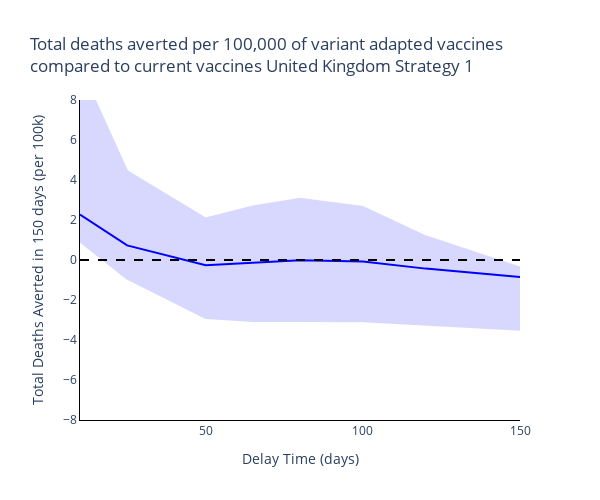
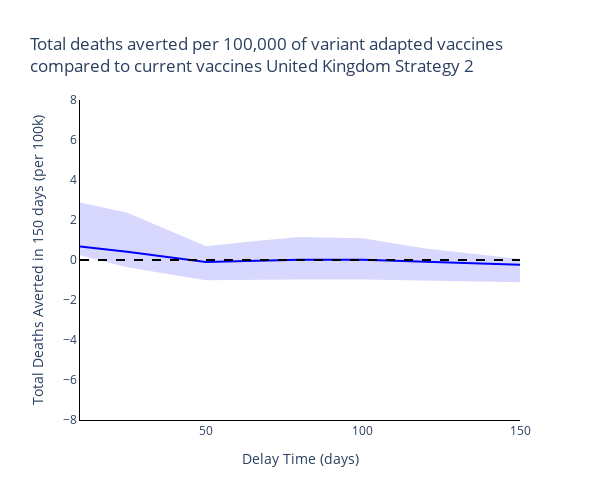
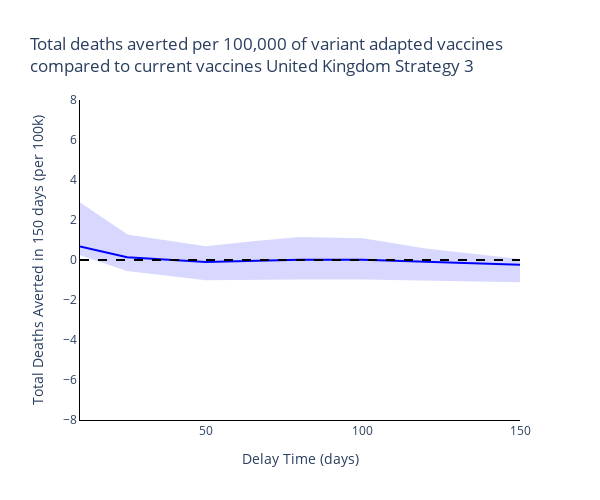
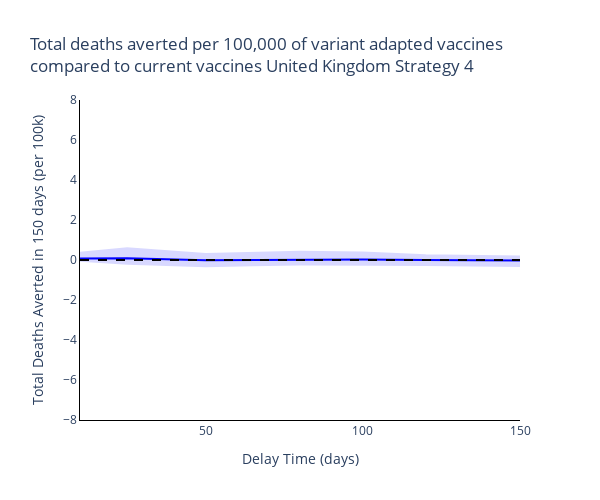

The notebook cell saved with these charts, in order:
### Markdown cell above
## Summary Figures
### Time of switch from current to variant adapted vaccines

### Code cell
new_scenario_names = ['Strategy {}'.format(s+1) for s, scenario in enumerate(scenario_names[:-1])] + [scenario_names[-1]]

# Plot for each region
for r, reg in enumerate(regions):
    # Plot for each boosting scenario
    for s, scenario in enumerate(new_scenario_names):
        fig = go.Figure()
        fig.add_trace(
            go.Scatter(
                y=[np.sum(delayed_total_deaths_averted20_mean[r][dt, s, :]) for dt, delay_time in enumerate(delay_times)],
                x=delay_times,
                mode='lines',
                name='Variant-adapted vaccine with delay',
                line=dict(
                    color=colours[r]),
                showlegend=False
            )
        )

        fig.add_trace(
            go.Scatter(
                y=[np.sum(delayed_total_deaths_averted20_upper[r][dt, s, :]) for dt, delay_time in enumerate(delay_times)] + [np.sum(delayed_total_deaths_averted20_lower[r][dt, s, :]) for dt, delay_time in enumerate(delay_times)][::-1],
                x=delay_times + delay_times[::-1],
                mode='lines',
                name='Variant-adapted vaccine with delay',
                fill='toself',
                fillcolor=colours[r],
                line_color=colours[r],
                opacity=0.15,
                showlegend=False
            )
        )

        fig.add_trace(
            go.Scatter(
                y=[0] * len(delay_times),
                x=delay_times,
                mode='lines',
                line=dict(
                    color='black',
                    dash='dash'),
                showlegend=False
            )
        )

        # Add axis labels
        fig.update_layout(
            boxmode='group',
            title='Total deaths averted per 100,000 of variant adapted vaccines<br>compared to current vaccines {} {}'.format(reg, scenario),
            width=600,
            height=500,
            plot_bgcolor='white',
            xaxis=dict(
                linecolor='black',
                title='Delay Time (days)'
                ),
            yaxis=dict(
                linecolor='black',
                title='Total Deaths Averted in 150 days (per 100k)',
                range=[-8, 8]),
            hovermode='x unified'
            )

        fig.write_image('images/report5_time_switch_vaccine_type/Time of switch from current to variant adapted vaccines {} {} {}.pdf'.format(reg, scenario, 20))
        fig.show()

### Figure 1 — Plotly figure (JSON) as saved in the notebook; plotly's stock layout.template omitted (floating-point values rounded to 4 significant figures)
{"data": [{"line": {"color": "blue"}, "mode": "lines", "name": "Variant-adapted vaccine with delay", "showlegend": false, "type": "scatter", "x": [10, 25, 50, 65, 80, 100, 120, 150], "y": [2.27, 0.7315, -0.261, -0.1297, -0.0173, -0.07412, -0.4308, -0.855]}, {"fill": "toself", "fillcolor": "blue", "line": {"color": "blue"}, "mode": "lines", "name": "Variant-adapted vaccine with delay", "opacity": 0.15, "showlegend": false, "type": "scatter", "x": [10, 25, 50, 65, 80, 100, 120, 150, 150, 120, 100, 80, 65, 50, 25, 10], "y": [9.648, 4.447, 2.071, 2.681, 3.062, 2.653, 1.185, -0.3801, -3.492, -3.224, -3.057, -3.044, -3.047, -2.9, -0.9384, 0.9323]}, {"line": {"color": "black", "dash": "dash"}, "mode": "lines", "showlegend": false, "type": "scatter", "x": [10, 25, 50, 65, 80, 100, 120, 150], "y": [0, 0, 0, 0, 0, 0, 0, 0]}], "layout": {"boxmode": "group", "height": 500, "hovermode": "x unified", "plot_bgcolor": "white", "title": {"text": "Total deaths averted per 100,000 of variant adapted vaccines<br>compared to current vaccines United Kingdom Strategy 1"}, "width": 600, "xaxis": {"linecolor": "black", "title": {"text": "Delay Time (days)"}}, "yaxis": {"linecolor": "black", "range": [-8, 8], "title": {"text": "Total Deaths Averted in 150 days (per 100k)"}}}}

### Figure 2 — Plotly figure (JSON) as saved in the notebook; plotly's stock layout.template omitted (floating-point values rounded to 4 significant figures)
{"data": [{"line": {"color": "blue"}, "mode": "lines", "name": "Variant-adapted vaccine with delay", "showlegend": false, "type": "scatter", "x": [10, 25, 50, 65, 80, 100, 120, 150], "y": [0.6802, 0.4068, -0.09399, -0.03427, 0.01584, 0.009446, -0.1032, -0.2359]}, {"fill": "toself", "fillcolor": "blue", "line": {"color": "blue"}, "mode": "lines", "name": "Variant-adapted vaccine with delay", "opacity": 0.15, "showlegend": false, "type": "scatter", "x": [10, 25, 50, 65, 80, 100, 120, 150, 150, 120, 100, 80, 65, 50, 25, 10], "y": [2.825, 2.315, 0.638, 0.8873, 1.094, 1.031, 0.5232, 0.002313, -1.06, -0.9699, -0.9213, -0.9195, -0.94, -0.963, -0.3196, 0.2853]}, {"line": {"color": "black", "dash": "dash"}, "mode": "lines", "showlegend": false, "type": "scatter", "x": [10, 25, 50, 65, 80, 100, 120, 150], "y": [0, 0, 0, 0, 0, 0, 0, 0]}], "layout": {"boxmode": "group", "height": 500, "hovermode": "x unified", "plot_bgcolor": "white", "title": {"text": "Total deaths averted per 100,000 of variant adapted vaccines<br>compared to current vaccines United Kingdom Strategy 2"}, "width": 600, "xaxis": {"linecolor": "black", "title": {"text": "Delay Time (days)"}}, "yaxis": {"linecolor": "black", "range": [-8, 8], "title": {"text": "Total Deaths Averted in 150 days (per 100k)"}}}}

### Figure 3 — Plotly figure (JSON) as saved in the notebook; plotly's stock layout.template omitted (floating-point values rounded to 4 significant figures)
{"data": [{"line": {"color": "blue"}, "mode": "lines", "name": "Variant-adapted vaccine with delay", "showlegend": false, "type": "scatter", "x": [10, 25, 50, 65, 80, 100, 120, 150], "y": [0.6802, 0.137, -0.09399, -0.03427, 0.01584, 0.009446, -0.1032, -0.2359]}, {"fill": "toself", "fillcolor": "blue", "line": {"color": "blue"}, "mode": "lines", "name": "Variant-adapted vaccine with delay", "opacity": 0.15, "showlegend": false, "type": "scatter", "x": [10, 25, 50, 65, 80, 100, 120, 150, 150, 120, 100, 80, 65, 50, 25, 10], "y": [2.825, 1.229, 0.638, 0.8873, 1.094, 1.031, 0.5232, 0.002313, -1.06, -0.9699, -0.9213, -0.9195, -0.94, -0.963, -0.4996, 0.2853]}, {"line": {"color": "black", "dash": "dash"}, "mode": "lines", "showlegend": false, "type": "scatter", "x": [10, 25, 50, 65, 80, 100, 120, 150], "y": [0, 0, 0, 0, 0, 0, 0, 0]}], "layout": {"boxmode": "group", "height": 500, "hovermode": "x unified", "plot_bgcolor": "white", "title": {"text": "Total deaths averted per 100,000 of variant adapted vaccines<br>compared to current vaccines United Kingdom Strategy 3"}, "width": 600, "xaxis": {"linecolor": "black", "title": {"text": "Delay Time (days)"}}, "yaxis": {"linecolor": "black", "range": [-8, 8], "title": {"text": "Total Deaths Averted in 150 days (per 100k)"}}}}

### Figure 4 — Plotly figure (JSON) as saved in the notebook; plotly's stock layout.template omitted (floating-point values rounded to 4 significant figures)
{"data": [{"line": {"color": "blue"}, "mode": "lines", "name": "Variant-adapted vaccine with delay", "showlegend": false, "type": "scatter", "x": [10, 25, 50, 65, 80, 100, 120, 150], "y": [0.07561, 0.0863, -0.006475, 0.01241, 0.02803, 0.0241, -0.00499, -0.02738]}, {"fill": "toself", "fillcolor": "blue", "line": {"color": "blue"}, "mode": "lines", "name": "Variant-adapted vaccine with delay", "opacity": 0.15, "showlegend": false, "type": "scatter", "x": [10, 25, 50, 65, 80, 100, 120, 150, 150, 120, 100, 80, 65, 50, 25, 10], "y": [0.3602, 0.5904, 0.2963, 0.3615, 0.4144, 0.3732, 0.2424, 0.1775, -0.303, -0.2488, -0.2205, -0.2266, -0.2601, -0.311, -0.1893, -0.03561]}, {"line": {"color": "black", "dash": "dash"}, "mode": "lines", "showlegend": false, "type": "scatter", "x": [10, 25, 50, 65, 80, 100, 120, 150], "y": [0, 0, 0, 0, 0, 0, 0, 0]}], "layout": {"boxmode": "group", "height": 500, "hovermode": "x unified", "plot_bgcolor": "white", "title": {"text": "Total deaths averted per 100,000 of variant adapted vaccines<br>compared to current vaccines United Kingdom Strategy 4"}, "width": 600, "xaxis": {"linecolor": "black", "title": {"text": "Delay Time (days)"}}, "yaxis": {"linecolor": "black", "range": [-8, 8], "title": {"text": "Total Deaths Averted in 150 days (per 100k)"}}}}
